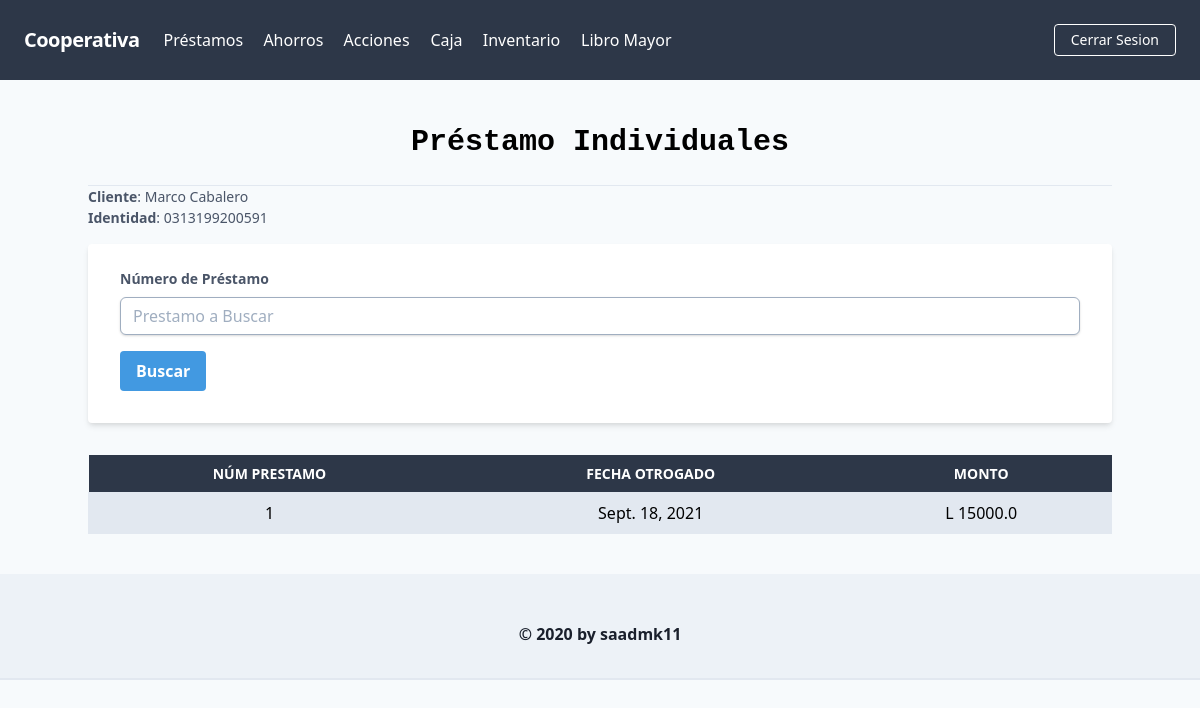
Before: /prestamos/buscar/persona/ (signed in) with the older database file.
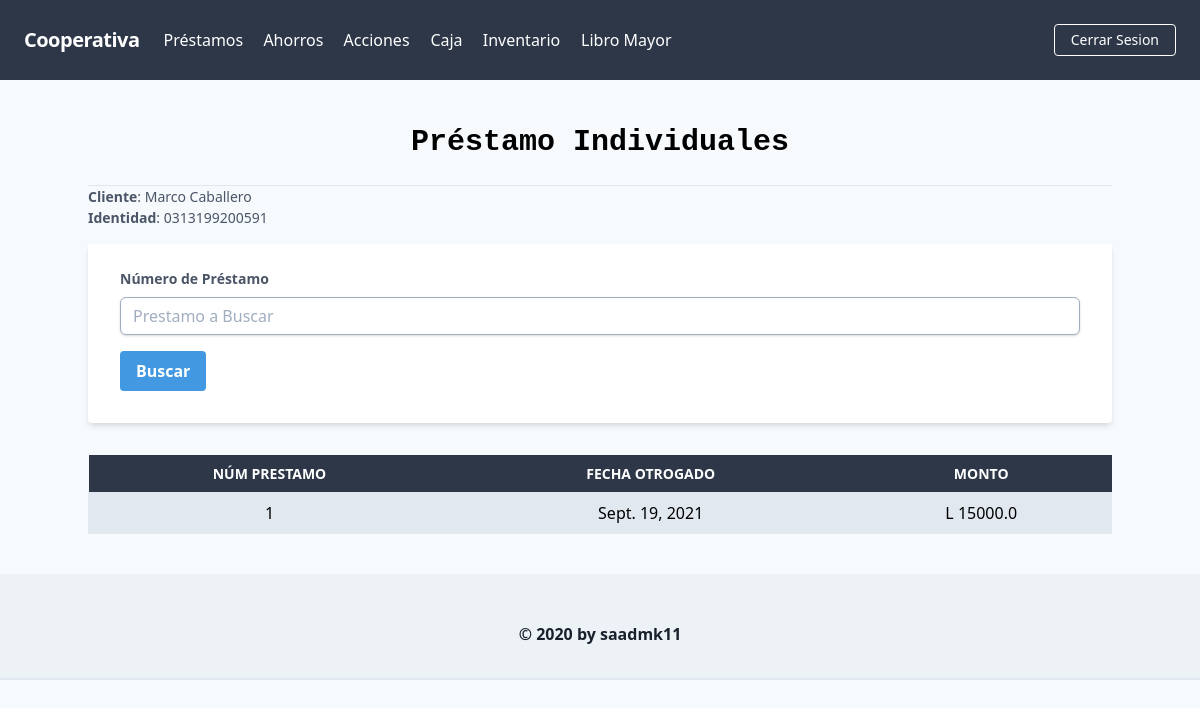
After: the same page with the newer database file.
### prestamos/models.py (models this page shows)
class Datos_prestamos(models.Model):
    id_cliente = models.CharField(max_length=15)
    id_prestamo= models.IntegerField()
    nombre_cliente= models.CharField(max_length=50)
    miembro = models.CharField(max_length=1)
    fecha_otorgado= models.DateField()
    fecha_vencimiento= models.DateField()
    plazo_meses= models.IntegerField()
    taza_mensual= models.FloatField()
    Periodo_Gracia= models.IntegerField()
    Taza_Descuento= models.FloatField()
    Monto = models.FloatField()

### prestamos/views.py (the view, shortened to what this page needs)
# urls.py: path('buscar/persona/',ListaPrestamos.as_view()),
class ListaPrestamos(ListView):
    template_name = 'transactions/Mostrar Prestamos.html'
    model = Datos_prestamos
    def get_context_data(self, **kwargs):
        context = super().get_context_data(**kwargs)
        datos = Temp_Datos_prestamos.objects.filter(Usuario=self.request.user.username)
        id=""
        if datos.count()>0:
            id= datos.last().id_persona
        list_prestamos= Datos_prestamos.objects.filter(id_cliente=id)
        cliente= ""
        id =""
        if len(list_prestamos)==0:
                cliente = "No se encontró cliente"
                id = "No se encontró cliente"
        else:
                prestamo_0= list_prestamos[0]
                cliente = prestamo_0.nombre_cliente
                id =prestamo_0.id_cliente
        context.update({
            'Cliente': cliente,
            'Identidad': id,
        })
        return context
    def get_queryset(self):
        datos = Temp_Datos_prestamos.objects.filter(Usuario=self.request.user.username)
        id=""
        if datos.count()>0:
            id = datos.last().id_persona
        return Datos_prestamos.objects.filter(id_cliente=id)

### templates/transactions/Mostrar Prestamos.html (shortened to what this page needs)
{% extends 'core/base.html' %}
{% block content %}
    <h1 class="font-mono font-bold text-3xl text-center pb-5 pt-10"> Préstamo Individuales </h1>
    <hr />
        <div class="mb-4">
            <label class="block text-gray-700 text-sm" for="amount">
                <b>Cliente</b>: {{Cliente}}
            </label>
            <label class="block text-gray-700 text-sm" for="amount">
                <b>Identidad</b>: {{ Identidad }}
            </label>
        </div>
    <form method="POST" class="bg-white shadow-md rounded px-8 pt-6 pb-8 mb-4">
        <div class="mb-4">
             <label class="block text-gray-700 text-sm font-bold mb-2" for="amount">
                Número de Préstamo
            </label>
            <input class="shadow appearance-none border rounded w-full py-2 px-3 text-gray-700 leading-tight border rounded-md border-gray-500 focus:outline-none focus:shadow-outline" name="Id_Prestamo" id="Id_Prestamo"  required placeholder="Prestamo a Buscar">
        </div>
        <button class="bg-blue-500 hover:bg-blue-700 text-white font-bold py-2 px-4 rounded focus:outline-none focus:shadow-outline" type="submit">
            Buscar
        </button>
    </form>
    <table class="table-auto mx-auto w-full mt-8">
        <thead class="bg-gray-800 text-white">
        <tr class="uppercase font-semibold text-sm">
            <th class="px-4 py-2">Núm Prestamo</th>
            <th class="px-4 py-2">Fecha Otrogado</th>
            <th class="px-4 py-2">Monto</th>
        </tr>
        </thead>
        <tbody>
        {% for transaction in object_list %}
        <tr class="{% cycle 'bg-gray-300' 'bg-white-100' %}">
            <td class="border px-4 py-2 text-center">{{ transaction.id_prestamo }}</td>
            <td class="border px-4 py-2 text-center">{{ transaction.fecha_otorgado }}</td>
            <td class="border px-4 py-2 text-center">L {{ transaction.Monto }}</td>
        </tr>
        {% endfor %}
        </tbody>
    </table>
{% endblock %}

### templates/core/base.html (shortened to what this page needs)
{% load static %}
<!DOCTYPE html>
<html lang="en">
    <head>
        <link href="https://unpkg.com/tailwindcss@^1.0/dist/tailwind.min.css" rel="stylesheet">
    </head>
    <body class="bg-gray-100">
        {% block body %}
            {% include 'core/navbar.html' %}
            <div class="lg:container lg:mx-auto">
                {% block content %}{% endblock %}
            </div>
            {% include 'core/footer.html' %}
        {% endblock %}
    </body>
</html>

### templates/core/navbar.html (shortened to what this page needs)
<nav class="flex items-center justify-between flex-wrap bg-gray-800 p-6">
    <div class="flex items-center flex-shrink-0 text-white mr-6">
        <a href="{% url 'usuarios:Libro Diario' %}" class="font-semibold text-xl tracking-tight">Cooperativa</a>
    </div>
    <div class="w-full block flex-grow lg:flex lg:items-center lg:w-auto">
        {% if request.user.is_authenticated %}
            <div class="text-md lg:flex-grow">
                <a href="{% url 'prestamos:inicio' %}" class="block mt-4 lg:inline-block lg:mt-0 text-white hover:text-white mr-4">
                    Préstamos
                </a>
                <a href="{% url 'ahorros:index' %}" class="block mt-4 lg:inline-block lg:mt-0 text-white hover:text-white mr-4">
                    Ahorros
                </a>
                <a href="{% url 'acciones:index' %}" class="block mt-4 lg:inline-block lg:mt-0 text-white hover:text-white">
                    Acciones &nbsp;&nbsp;&nbsp;
                </a>
            <a href="{% url 'caja:index' %}" class="block mt-4 lg:inline-block lg:mt-0 text-white hover:text-white mr-4">
                    Caja
                </a>
                 <a href="{% url 'inventario:index' %}" class="block mt-4 lg:inline-block lg:mt-0 text-white hover:text-white">
                    Inventario &nbsp;&nbsp;&nbsp;
                </a>
                <a href="{% url 'usuarios:Libro_Mayor' %}" class="block mt-4 lg:inline-block lg:mt-0 text-white hover:text-white mr-4">
                    Libro Mayor
                </a>
            </div>
            <div>
                <a href="{% url 'usuarios:user_logout' %}" class="inline-block font-medium text-sm px-4 py-2 leading-none border rounded text-white border-white hover:border-transparent hover:text-gray-800 hover:bg-white mt-4 lg:mt-0">Cerrar Sesion</a>
            </div>
        {% else %}
            <div class="text-md lg:flex-grow"></div>
            <div>
                <a href="{% url 'usuarios:user_login' %}" class="mr-2 inline-block font-medium text-sm px-4 py-2 leading-none border rounded text-white border-white hover:border-transparent hover:text-gray-800 hover:bg-white mt-4 lg:mt-0">ingresar</a>
            </div>
        {% endif %}
    </div>
</nav>

### templates/core/footer.html
<footer class="footer bg-gray-200 relative pt-1 border-b-2 mt-10">
    <div class="container mx-auto px-6">
        <div class="mt-5 flex flex-col items-center">
            <div class="sm:w-2/3 text-center py-6">
                <p class="text-md text-gray-900 font-bold mb-2">
                    © 2020 by <a href="https://github.com/saadmk11" target="_blank">saadmk11</a>
                </p>
            </div>
        </div>
    </div>
</footer>

Changed rows visible on the page:
changed Datos_prestamos: nombre_cliente "Marco Cabalero" → "Marco Caballero"; fecha_otorgado "Sept. 18, 2021" → "Sept. 19, 2021"
